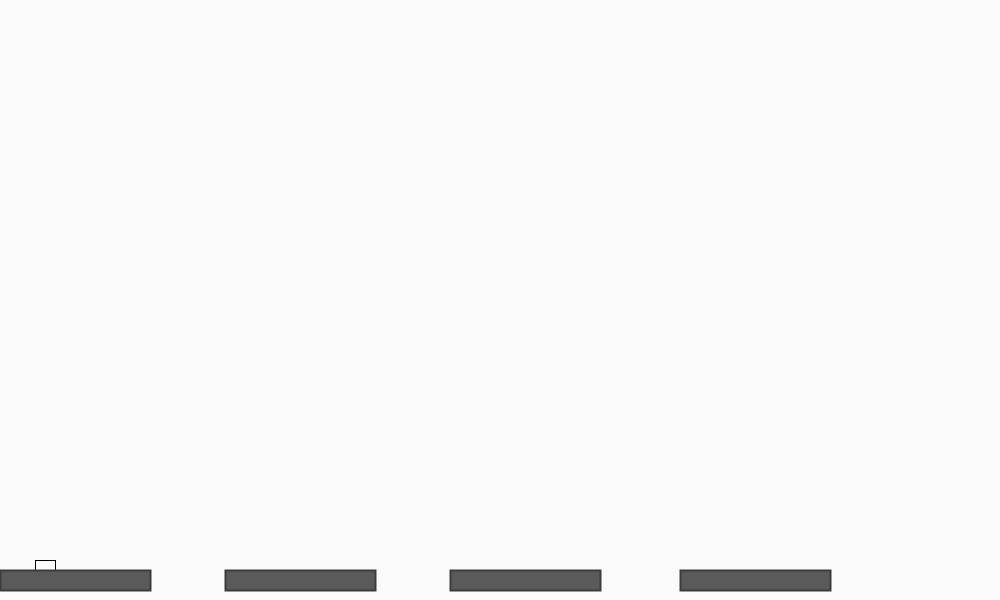
Frame 1 (no input)
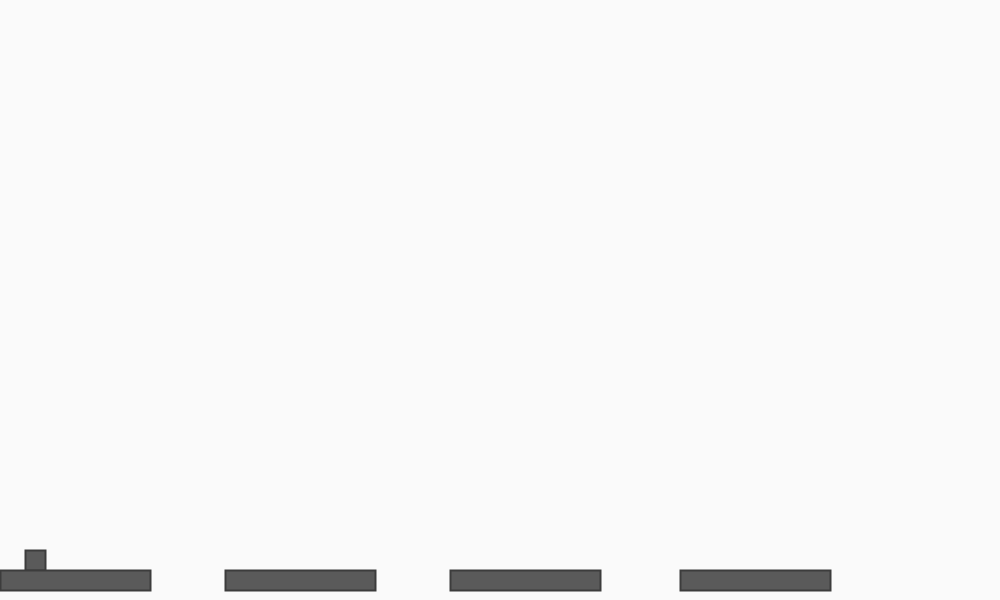
Frame 60 (the mouse pressed at the canvas centre just before this capture)
Frame 120 (the mouse held since frame 60 and released just before this capture): identical to frame 60, image omitted

The Processing sketch that drew these frames (run headless with seeded random() and noise(); from frame 60 on, the mouse is pressed at the canvas centre):

// Processing sketch: Eksamens_Spil__5_5
// ── Eksamens_Spil__5_5.pde
int Xpos = 35;
int Ypos = 560;

level lane,lane2,lane3,lane4;

void setup() {
  smooth();
  size(1000,600);
  lane = new level(75,580);
  lane2 = new level(300,580);
  lane3 = new level(525,580);
  lane4 = new level(755,580);
}

void draw() {
  background(250);
  player();
  lane.lane();
  lane2.lane();
  lane3.lane();
  lane4.lane();
}

void player() {
  rect(Xpos,Ypos,20,20);
  rectMode(CENTER);
  fill(90);
  stroke(60);
  strokeWeight(2); 
  playerMove();
  playerBoundaries();
}

void playerMove() {  
  if (Ypos >= 560) {Ypos = 560;}
  else Ypos = Ypos + 2;
  if (Ypos <= 510) {Ypos = 560;}
  else Ypos = Ypos - 0;
}

void playerBoundaries () { 
  if (Xpos >= width) {Xpos = 0;}   
  if (Xpos <= 0) {Xpos = 0;}
}    

void keyPressed() {
  if (key == CODED) {
  if (keyCode == UP) {Ypos -= 50;} 
  if (keyCode == LEFT) {Xpos -= 10;}  
  if (keyCode == RIGHT) {Xpos += 10;}  
  } 
}  
 

// ── Class_bane.pde
class level {

  int XgoundLevel,YgoundLevel; 
 
  level(int Xg1, int Yg1) {
  XgoundLevel = Xg1;
  YgoundLevel = Yg1;
}
 void lane() {
 rect(XgoundLevel,YgoundLevel,150,20);

}

}
